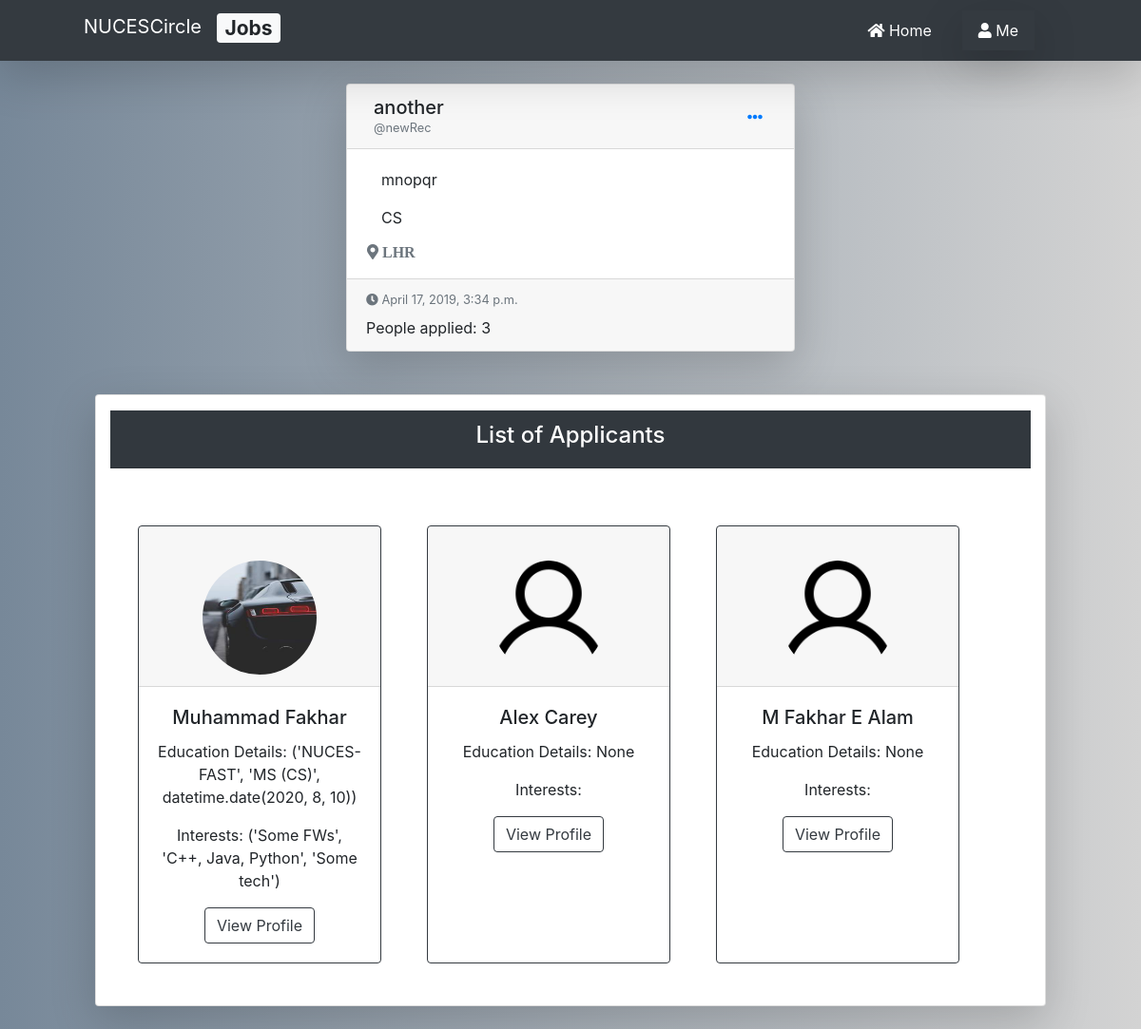
The app's page /recruit/16/detail/ (signed in) with its own data.
### nucescircle/models.py (models this page shows, shortened)
class Job(models.Model):
    posted_by = models.ForeignKey(User, on_delete=models.CASCADE)
    job_title = models.CharField(max_length=32, blank=False)
    job_desc = models.TextField(blank=False)
    job_location = models.CharField(max_length=32, blank=False)
    job_field = models.CharField(max_length=6, blank=True)
    job_tags = models.CharField(max_length=255, blank=True)
    date_posted = models.DateTimeField(default=timezone.now)

### users/models.py (models this page shows, shortened)
class Profile(models.Model):
    user = models.OneToOneField(User, on_delete=models.CASCADE)
    accomplishments = models.CharField(max_length=255, blank=True)
    skills = models.CharField(max_length=255, blank=True)
    experiences = models.CharField(max_length=255, blank=True)
    interests = models.CharField(max_length=255, blank=True)
    grad_date = models.DateTimeField(blank=True, null=True)
    image = models.ImageField(default='default.jpg', upload_to='profile_pics')
    friends = models.ManyToManyField("Profile", blank=True)  # to have a list of all the associated other user models

class Education(models.Model):
    school = models.CharField(max_length=255, blank=False)
    degree = models.CharField(max_length=255, blank=True)
    study_field = models.CharField(max_length=255, blank=True)
    description = models.TextField(max_length=1023, blank=True)
    grad_year = models.DateField(blank=True, null=True)
    user = models.ForeignKey(User, on_delete=models.CASCADE)
    def __str__(self):
        return f'{self.school, self.degree, self.grad_year}'

class Interests(models.Model):
    frameworks = models.CharField(max_length=255, blank=True)
    languages = models.CharField(max_length=255, blank=True)
    technologies = models.CharField(max_length=255, blank=True)
    user = models.OneToOneField(User, on_delete=models.CASCADE)
    def __str__(self):
        return f'{self.frameworks, self.languages, self.technologies}'

### nucescircle/views.py (the view)
# urls.py: path('recruit/<int:pk>/detail/', JobDetailView.as_view(), name='job-detail'),
class JobDetailView(LoginRequiredMixin, UserPassesTestMixin, DetailView):
    model = Job
    template_name = 'nucescircle/job_detail.html'
    def get_context_data(self, **kwargs):
        context = super(JobDetailView, self).get_context_data(**kwargs)
        this_job_app_count = JobApplications.objects.filter(job_applied_for__pk=self.object.id).count()
        this_job_app = JobApplications.objects.filter(job_applied_for__pk=self.object.id).\
            values_list('applicant', flat=True)
        context['this_job_app_count'] = this_job_app_count
        context['this_job_apps'] = this_job_app
        context['all_users'] = User.objects.all()
        return context
    def test_func(self):  # preventing other users from updating posts
        rec = Recruiter.objects.filter(user=self.request.user)
        job = self.get_object()
        if self.request.user == job.posted_by and rec:
            return True
        return False

### nucescircle/templates/nucescircle/job_detail.html (shortened to what this page needs)
{% extends "nucescircle/base.html" %}
{% block content %}
<div class="col-md-6 mx-auto gedf-main mt-4">
    <div class="card gedf-card shadow-lg">
        <div class="card-header">
            <div class="d-flex justify-content-between align-items-center">
                <div class="d-flex justify-content-between align-items-center">
                    <div class="ml-2">
                        <div class="h5 m-0">{{ object.job_title }}</div>
                        <div class="h7 text-muted">@{{object.posted_by}}</div>
                    </div>
                </div>
                <div class="ml-auto">
                    <div class="dropdown">
                        <button class="btn btn-link dropdown-toggle" type="button" id="gedf-drop1" data-toggle="dropdown" aria-haspopup="true" aria-expanded="false">
                            <i class="fas fa-ellipsis-h"></i>
                        </button>
                    </div>
                </div>
            </div>
        </div>
        <div class="card-body ml-3">
            <p class="card-text">
                {{object.job_desc}}
            </p>
            <p class="card-text">
                {{ object.job_field }}
            </p>
            <div class="row"><i class="fas fa-map-marker-alt text-muted"> {{ object.job_location }}</i></div>
        </div>
        <div class="card-footer">
            <div class="text-muted h7 mb-2"> <i class="fas fa-clock"></i> {{object.date_posted}}</div>
            <div>
                People applied: {{ this_job_app_count }}
            </div>
        </div>
    </div>
</div>
 <div class="card col-md-10 mx-auto text-center my-4 shadow-lg rounded">
        <div class="bg-dark text-white my-3">
            <div class="card-header">
            <h4>List of Applicants</h4>
            </div>
        </div>
        <div class="card-body">
            <div class="row">
            {% if this_job_app_count > 0 %}
                {% for applicant in all_users %}
                    {% if applicant.id in this_job_apps %}
                        <div class="search-user-card text-center card border-dark mt-4 ml-4 mr-4 mb-4">
                            <div class="card-header">
                                <a href="{% url 'view-profile' applicant.id %}">
                                        <img class="rounded-circle mt-4" src="{{ applicant.profile.image.url }}" height="120" width="120" alt="User Profile Image"/>
                                </a>
                            </div>
                            <div class="card-body">
                                <h5 class="card-title">{{applicant.first_name}} {{applicant.last_name}}</h5>
                                <p class="card-text">Education Details: {{ applicant.education_set.all.first }}</p>
                                <p class="card-text">Interests: {{ applicant.interests }}</p>
                                <a href="{% url 'view-profile' applicant.id %}" class="btn btn-outline-dark">View Profile</a>
                            </div>
                        </div>
                    {% endif %}
                {% endfor %}
            {% else %}
                <div class="py-3 mx-auto px-3">
                    <h4>No user has applied for this job yet.</h4>
                </div>
            {% endif %}
            </div>
        </div>
    </div>
{% endblock content %}

### nucescircle/static/nucescircle/newStyling.css (style rules this page uses)
a { color: black; }
#gradBg2 { background-color: slategray; background-image: linear-gradient(90deg, lightslategray, lightgray); }
body { background-color: #eeeeee; }
.h7 { font-size: 0.8rem; }
@media (min-width: 992px) { .gedf-main { padding-left: 4rem; padding-right: 4rem; } }
@media (min-width: 992px) { .gedf-card { margin-bottom: 2.77rem; } }
.dropdown-toggle::after { content: none; display: none; }
.search-user-card { width: 16rem; }

### records on screen
Job: job_title "another", posted_by "newRec", job_desc "mnopqr", job_field "CS", job_location "LHR", date_posted "April 17, 2019, 3:34 p.m."

### other values on screen
{{ this_job_app_count }} "3"
{{ applicant.first_name }} "Muhammad"
{{ applicant.last_name }} "Fakhar"
{{ applicant.education_set.all.first }} "('NUCES-FAST', 'MS (CS)', datetime.date(2020, 8, 10))"
{{ applicant.interests }} "('Some FWs', 'C++, Java, Python', 'Some tech')"
{{ applicant.first_name }} "Alex"
{{ applicant.last_name }} "Carey"
{{ applicant.education_set.all.first }} "None"
{{ applicant.first_name }} "M"
{{ applicant.last_name }} "Fakhar E Alam"
